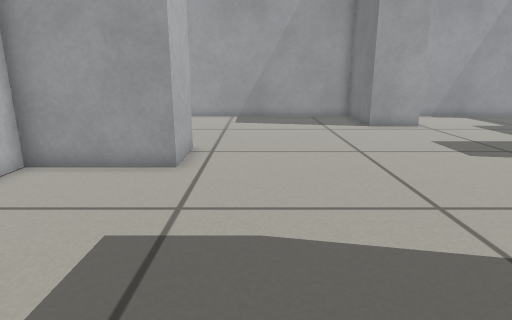
view 1 (above)

13 first-person views from a walk through a Gazebo world. The camera is 0.49 m above the floor, tilts 14° down and sees 75° across. The floor is counted in squares, 0.2 m on a side. Each view is taken from the middle of a square. On the plan, view 1 faces up. The plan holds only what a view shows up to about 20 squares ahead; the rest is blank.

view 2
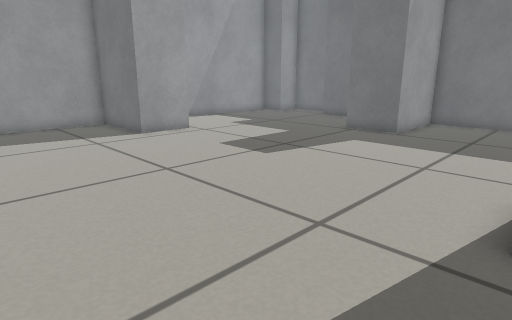

view 3
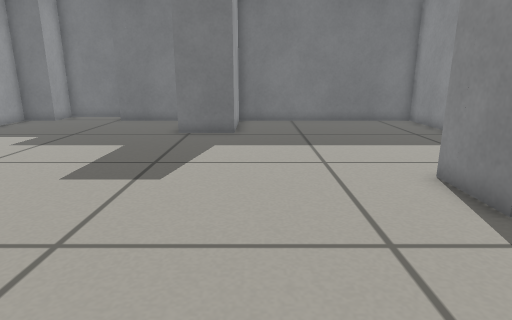

view 4
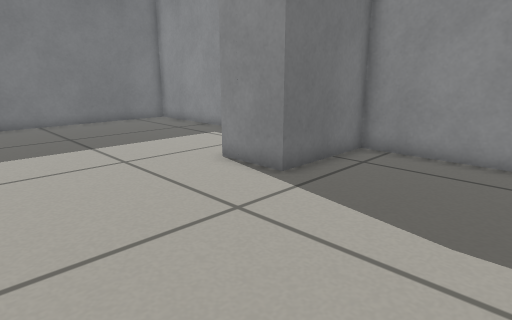

view 5
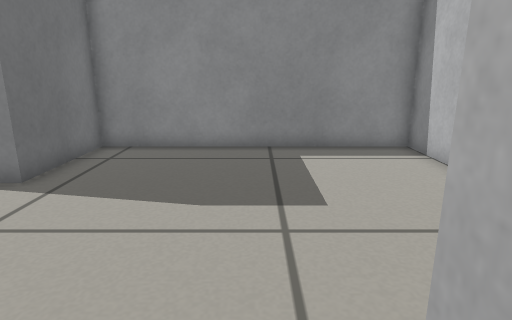

view 6
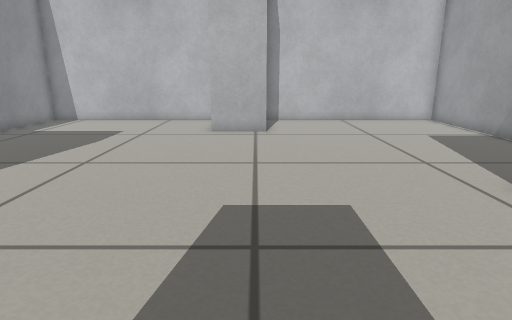

view 7
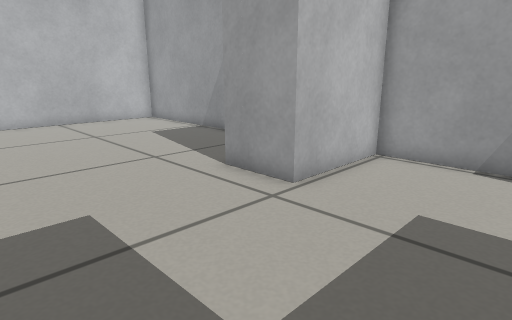

view 8
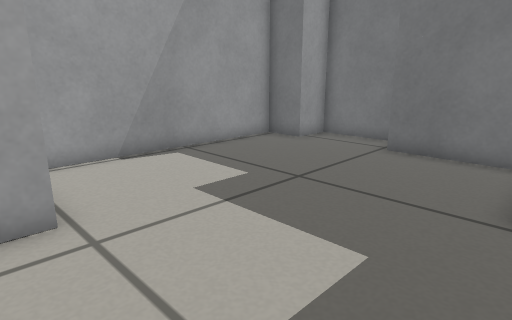

view 9
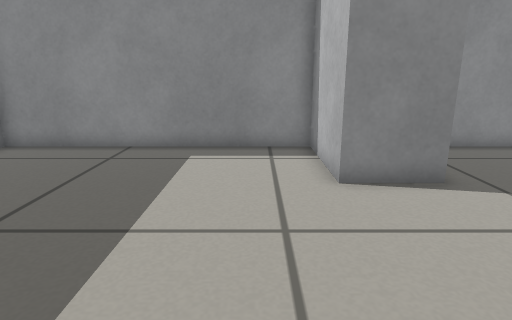

view 10
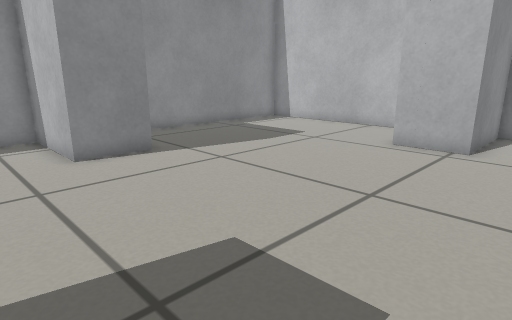

view 11
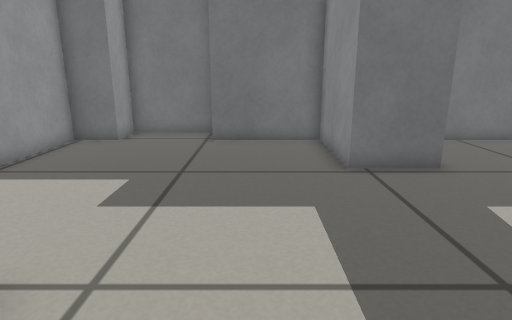

view 12
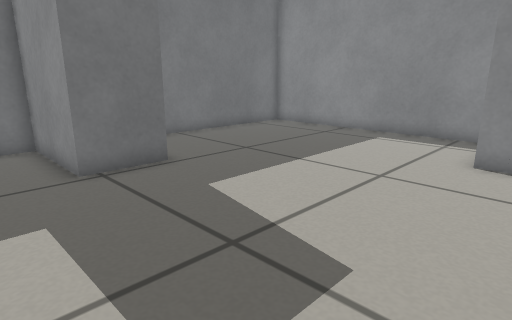

view 13
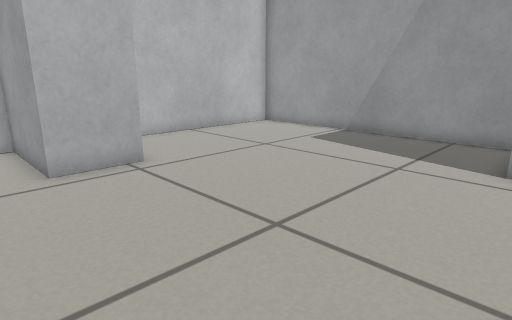

### Floor plan
Points are (right, up) in squares from view 1. A wall is a line through its corners. A room is listed if a view was taken in it or the views show most of it. See-through windows are left out.
Room 1 (views 1, 2, 3, 4, 5, 6, 7, 8, 9, 10, 11, 12, 13)
walls: (19.8, 15.9) (19.8, 19.5) (18, 19.5) (18, 21.2) (8.3, 21.2) (8.3, 17) (5.8, 17) (5.8, 21.2) (-6.5, 21.2) (-6.5, 11.5) (-2.2, 11.5) (-2.2, 9) (-6.5, 9) (-6.5, -0.8) (4.5, -0.8) (4.5, 3.5) (7, 3.5) (7, -0.8) (18, -0.8) (18, 9) (13.8, 9) (13.8, 11.5) (18, 11.5) (18, 15.8)

Positions as (right, up) in squares from view 1, and headings:
1: (0, 0), facing up
2: (-1, 3), facing up-right
3: (-1, 8), facing right
4: (-1, 10), facing down-right
5: (-1, 11), facing down
6: (13, 11), facing left
7: (13, 11), facing up-left
8: (7, 11), facing up-right
9: (9, 11), facing down
10: (10, 14), facing down-left
11: (5, 14), facing right
12: (5, 14), facing down-right
13: (7, 7), facing up-left
